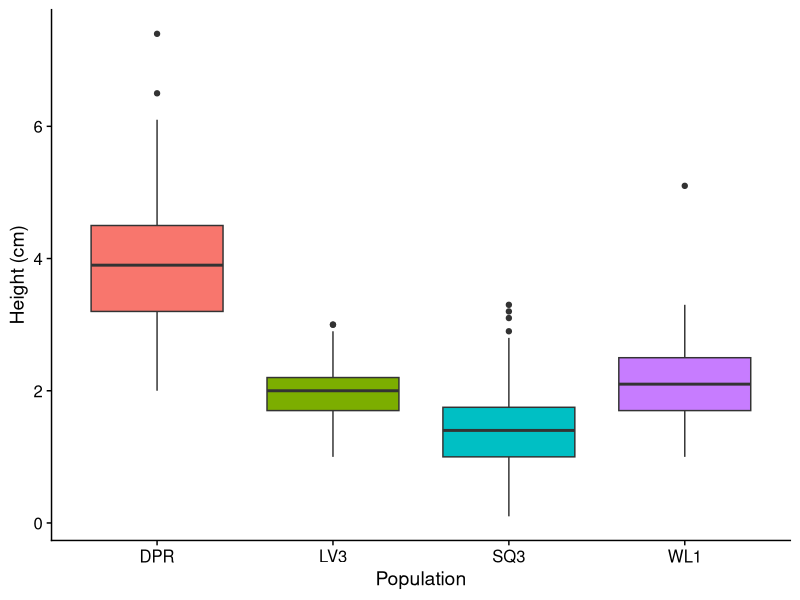
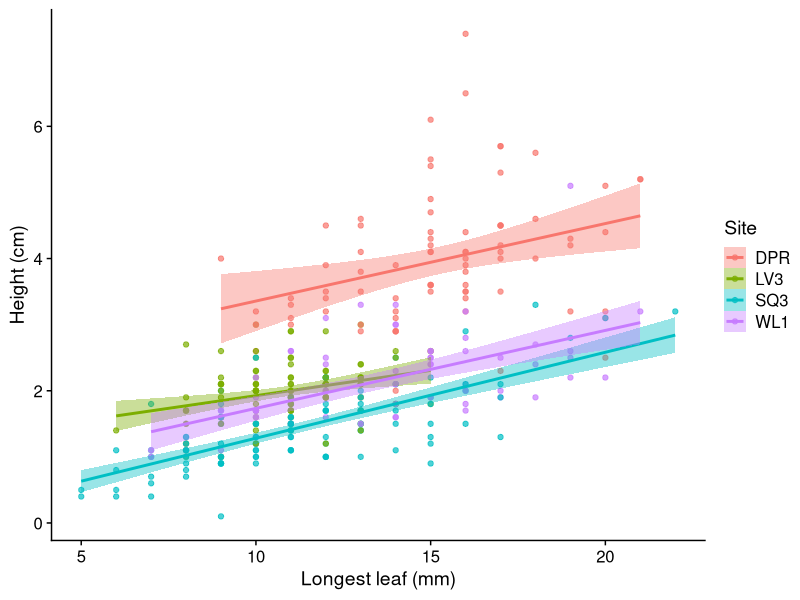
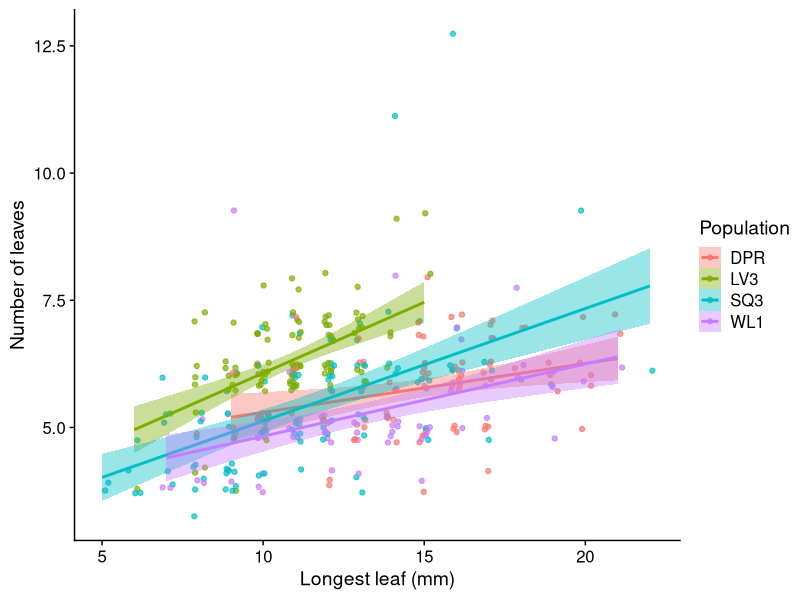
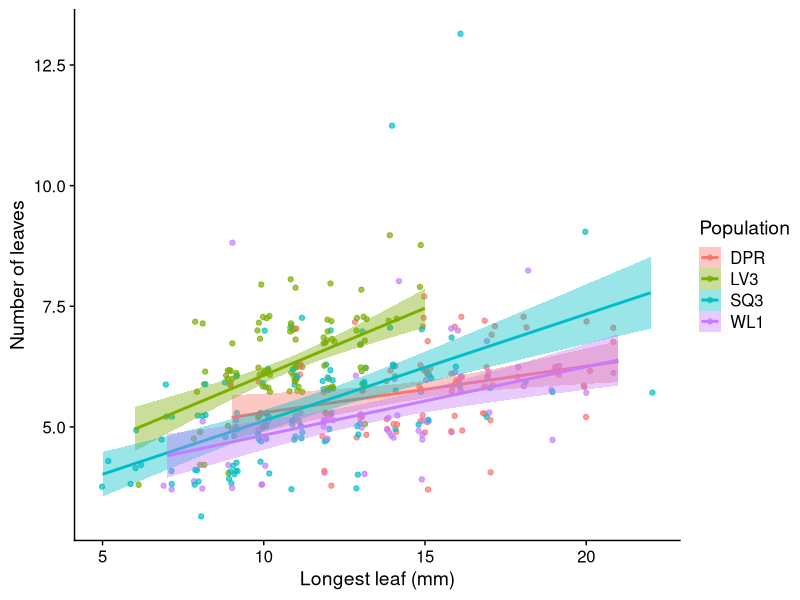
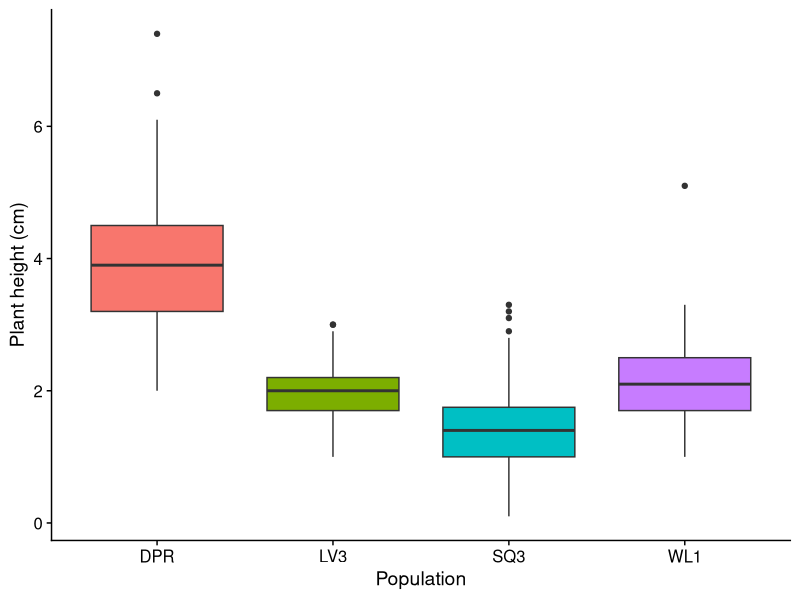
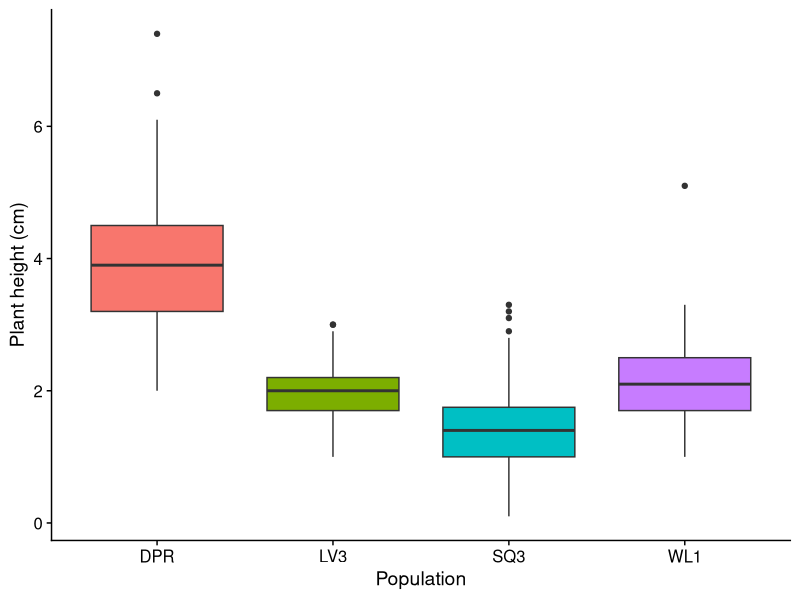
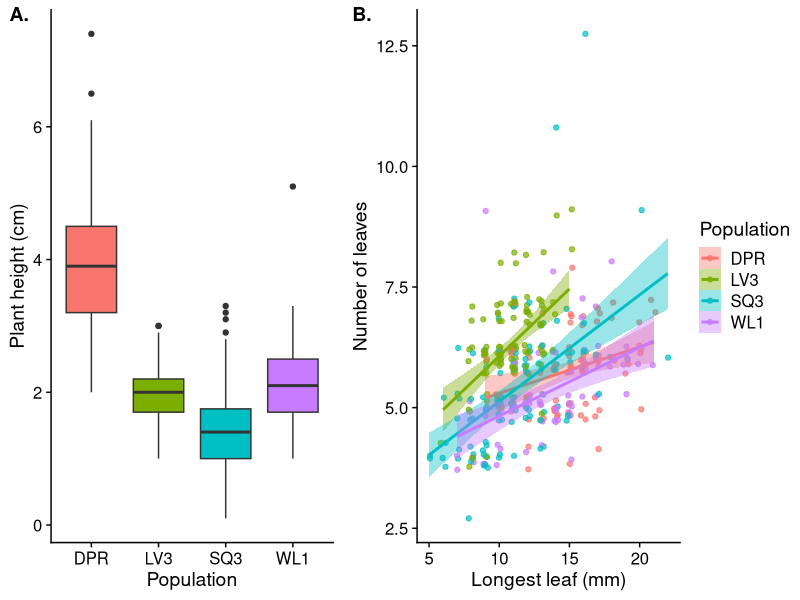
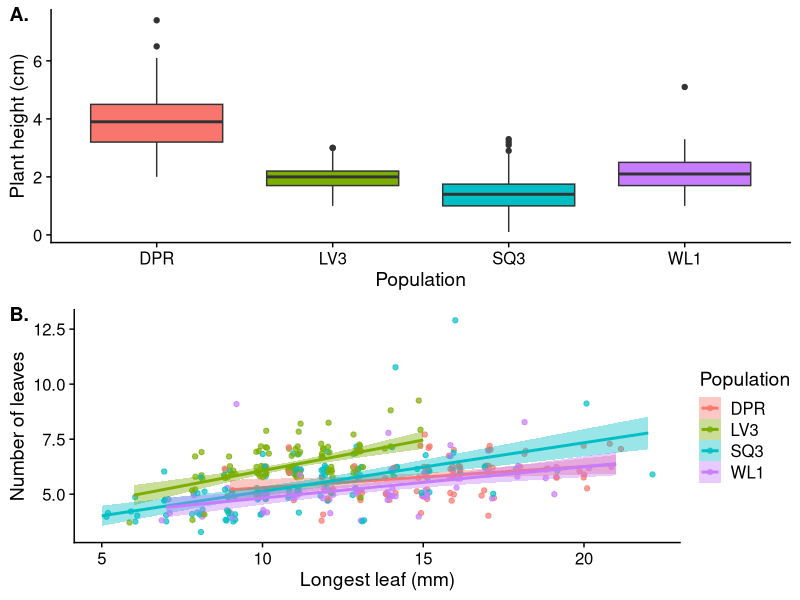

Source code (R) for these figures, in order: (Note: this script raises an error after producing the figures.)
# Saving your plots and tables
library(tidyverse)
library(cowplot)
library(xtable)
library(broom)

theme_set(theme_cowplot())

d = read_csv("data/clean_vern.csv")

summary(d)
# I'll run some examples with the vernalization data 

# Saving dataframes ----

# How often you save dataframes is up to you, and will depend on the project. 
# I would generally save dataframes coming out of my data prep script. These might be the files I end up publishing with my paper. 
# If I need data in different formats for different analyses, there will be multiple dataframes out of that step. 
# In my opinion, it's good practice to consolidate the steps where you alter your data and save just a few master data frames, instead of, say, writing out new csvs each time you add variables or filter observations. 



# Saving plots ----
# (and making multipanel plots)

# When you're making plots, I really recommend writing the save step into your code. It saves you clicking and as you make edits to either your data or plot code it's easy to always create updated output. It also prevents having a pileup of old stuff by reusing the same file name each time.

# Make a plot of plant height by population:
ggplot(d) +
  geom_boxplot(aes(x = site, y = height_cm, fill = site)) +
  guides(fill = FALSE) +
  labs(x = "Population", y = "Height (cm)")
# I use the ggsave command, you can change the file output type, dimensions etc.
# It will either save the last plot made, or a plot object if you specify one (I'll show that below)
ggsave("plots/height_pop.pdf", height = 4, width = 4, dpi = 72)
# To get the dimensions right, I just try different values and look at the result (the saved file) until I like the ratio of the axes and the text is an appropriate size. 
# This usually results in a size that journals can work with, but if they're really picky, you can specify the size they want and adjust the text, point size, etc in the plot code.

# Make a  plot of plant height vs. length of longest leaf
ggplot(d, aes(x = longest_leaf_mm, y = height_cm, color = site, fill = site)) +
  geom_point(alpha = 0.7) +
  geom_smooth(method = "lm") +
  labs(x = "Longest leaf (mm)", y = "Height (cm)", color = "Site", fill = "Site")
# I use the ggsave command, you can change the file output type, dimensions etc.
# It will either save the last plot made, or a plot object if you specify one
ggsave("plots/height_leaf.pdf", height = 4, width = 5, dpi = 72)


# If you want to make a multipanel plot, save panels as objects
p1 = ggplot(d, aes(x = longest_leaf_mm, y = number_true_leaves, color = site, fill = site)) +
  # jitter a bit to show more points
  geom_jitter(alpha = 0.7, width = 0.2, height = 0.3) +
  geom_smooth(method = "lm") +
  labs(x = "Longest leaf (mm)", y = "Number of leaves", color = "Population", fill = "Population"); p1
# To see a plot that you've put into an object, need to run object name
p1

p2 = ggplot(d, aes(x = site, y = height_cm, fill = site)) +
  # jitter a bit to show more points
  geom_boxplot() +
  guides(fill = FALSE) +
  labs(x = "Population", y = "Plant height (cm)", color = "Site"); p2
p2

plot_grid(p2, p1, labels = c("A.", "B."), rel_widths = c(0.75, 1))
ggsave("plots/size_by_pop_big.pdf", height = 8, width = 18)

# Can also plot vertically
plot_grid(p2, p1, labels = c("A.", "B."), rel_widths = c(0.75, 1), ncol = 1)
ggsave("plots/size_by_pop_vert.pdf", height = 7, width = 5)

# cowplot has tons of handy functionality I won't describe here, but I recommend checking it out


# Saving tables ----



# You can make and arrange non-statistical tables in R, i.e., if we wanted geographic information and sample sizes:
pops = d %>% 
  group_by(site, lat, long, elev_m) %>% 
  summarize(N = n()) %>% 
  arrange(elev_m) %>% 
  rename(Population = site, Latitude = lat, Longitude = long, "Elevation (m)" = elev_m) %>% 
  ungroup() %>% 
  mutate_at(c("Latitude", "Longitude"), round, 3)
pops
write_csv(pops, "tables/pops.csv")

# That csv can be pasted into ms
# Or, if you are using latex:
# Need one custom function to avoid werid rounding
myxtable <- function(x, ...) xtable(apply(x, 2, as.character), ...)
print(myxtable(pops, type = "latex", auto = FALSE), include.rownames = FALSE)
# That output can then be copied into your ms (you could also save it as text and probably come up with a clever was to call to it directly)


# Running statistical tests and saving the output for tables is often really inefficient
# Once I've mostly figured out which analysis I'm using, I'll write a bit of code to save the table automatically, so that it's easy to paste into a manuscript.
# This makes it easier to update tables as you adjust or revise the analyses.

mod1 = lm(height_cm ~ longest_leaf_mm + stem_diam_mm, data = d)
summary(mod1)

# Depending on the model type (lm, glm, etc), need to tweak these steps a bit
# But here are simple examples
# It might seem silly to code this stuff up, but can really save time if you run the same models for multiple responses, have to run sensitivity analyses, etc.

# Simple multiple regression 
# Make an object containing the model summary
c = mod1 %>% 
  summary() %>% 
  tidy() %>% 
  # rename columns
  rename(Term = term, SE = std.error, t = statistic, P = p.value) %>% 
  # rename rows
  mutate(Term = case_when(
    Term %in% "(Intercept)" ~ "Intercept",
    Term %in% "stem_diam_mm" ~ "Stem diameter (mm)",
    Term %in% "longest_leaf_mm" ~ "Longest leaf (mm)"
  )) %>% 
  # Round to 3 significant digits
  mutate_if(is.numeric, signif, 3) %>% 
  # If P is really small, replace with <
  mutate(P = ifelse(P < 0.0001, "<0.0001", P))
c
write_csv(c, "tables/mod1.csv")
print(myxtable(c, type = "latex", auto = FALSE), include.rownames = FALSE)

?tidy
